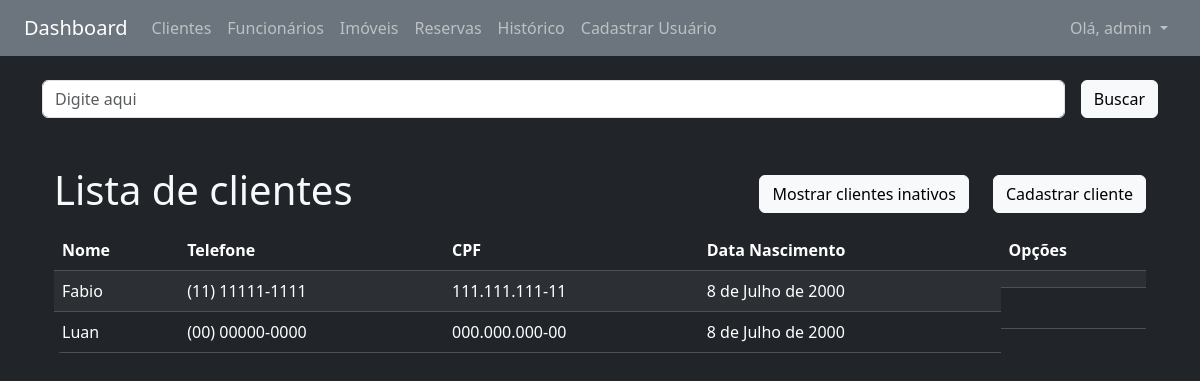
Before: /clientes/nome/ (signed in) with the older database file.
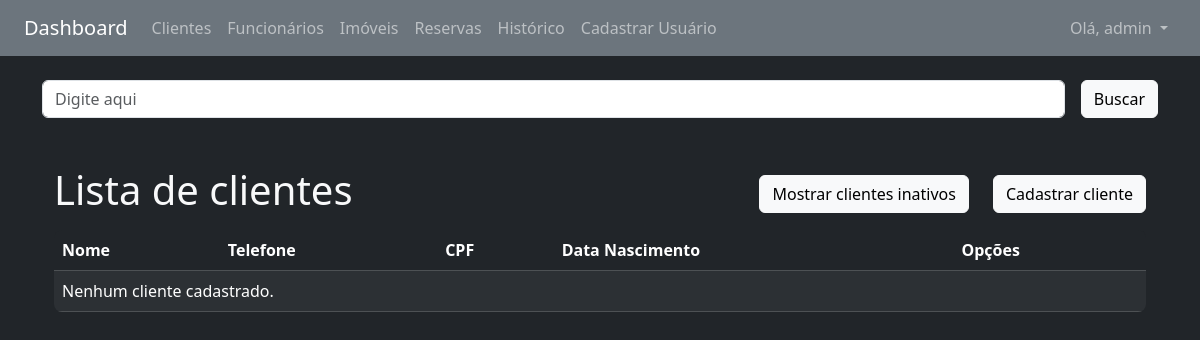
After: the same page with the newer database file.
### clientes/models.py (models this page shows, shortened)
class Cliente(models.Model):
    nome = models.CharField(max_length=100)
    telefone = models.CharField(max_length=20)
    cpf = models.CharField(max_length=14, unique=True)
    data_nascimento = models.DateField(null=True, blank=True)
    ativo = models.BooleanField(default=True)

### clientes/views.py (the view)
# urls.py: path('<campo>/', clientes, name="lista"),
@login_required
def clientes(request, campo):
    query = request.GET.get('busca', '')
    if campo == 'nome' and query:
        clientes = Cliente.objects.filter(ativo=True, nome__icontains=query)
    else:
        clientes = Cliente.objects.filter(ativo=True)
    if campo:
        campo_ordenacao = ORDENACAO_CLIENTES_LOOKUP.get(campo, 'nome')
        clientes = clientes.order_by(campo_ordenacao)
    dados = {'clientes': clientes, 'ativos': True,
             'query': query, 'campo': campo}
    return render(request, 'clientes/lista.html', dados)

### core/templatetags/format_filters.py (called while the page is built)
@register.filter
def format_cpf(value):
    cpf = re.sub(r'\D', '', value)
    if len(cpf) == 11:
        return f"{cpf[:3]}.{cpf[3:6]}.{cpf[6:9]}-{cpf[9:]}"
    return value

@register.filter
def format_telefone(value):
    telefone = re.sub(r'\D', '', value)
    if len(telefone) == 11:
        return f"({telefone[:2]}) {telefone[2:7]}-{telefone[7:]}"
    elif len(telefone) == 10:
        return f"({telefone[:2]}) {telefone[2:6]}-{telefone[6:]}"
    return value

### clientes/templates/clientes/lista.html (shortened to what this page needs)
{% extends 'base.html' %}
{% load heroicons %}
{% load format_filters %}
{% block content %}
{% include 'partials/_busca.html' %}
<div class="container-sm mt-5 d-flex justify-content-between align-items-center">
    <h1 class="h1">Lista de clientes</h1>
    <div class="d-flex gap-4">
        {% if ativos %}
        <a href="{% url 'clientes:lista_inativos' 'nome' %}" class="btn btn-light">Mostrar clientes inativos</a>
        {% else %}
        <a href="{% url 'clientes:lista' 'nome' %}" class="btn btn-light">Mostrar
            clientes ativos</a>
        {% endif %}
        <a href="{% url 'clientes:cadastrar' %}" class="btn btn-light">{% heroicon_outline "pencil-square" %} Cadastrar
            cliente</a>
    </div>
</div>
<div class="container-sm mt-2">
    <div class="bg-dark rounded-3 overflow-hidden">
        <table cellpadding="5" cellspacing="1" class="table table-dark table-striped mb-0">
            <thead>
                <tr>
                    <th>
                        {% if ativos %}
                        <a href="{% url 'clientes:lista' 'nome' %}" class="text-decoration-none text-white">
                            {% include "clientes/partials/link_nome.html" %}</a>
                        {% else %}
                        <a href="{% url 'clientes:lista_inativos' 'nome' %}" class="text-decoration-none text-white">
                            {% include "clientes/partials/link_nome.html" %}</a>
                        {% endif %}
                    </th>
                    <th>Telefone</th>
                    <th>CPF</th>
                    <th>
                        {% if ativos %}
                        <a href="{% url 'clientes:lista' 'data_nascimento' %}" class="text-decoration-none text-white">
                            {% include "clientes/partials/link_data.html" %}</a>
                        {% else %}
                        <a href="{% url 'clientes:lista_inativos' 'data_nascimento' %}"
                            class="text-decoration-none text-white">
                            {% include "clientes/partials/link_data.html" %}</a>
                        {% endif %}
                    </th>
                    <th>Opções</th>
                </tr>
            </thead>
            <tbody>
                {% for cliente in clientes %}
                <tr>
                    <td>{{ cliente.nome }}</td>
                    <td>{{ cliente.telefone|format_telefone }}</td>
                    <td>{{ cliente.cpf|format_cpf }}</td>
                    <td>{{ cliente.data_nascimento }}</td>
                    <td class="d-flex gap-4">
                    </td>
                </tr>
                {% empty %}
                <tr>
                    <td colspan="6">Nenhum cliente cadastrado.</td>
                </tr>
                {% endfor %}
            </tbody>
        </table>
    </div>
</div>
{% endblock %}

Changed rows visible on the page:
removed Cliente: nome "Fabio", telefone "(11) 11111-1111", cpf "111.111.111-11", data_nascimento "8 de Julho de 2000"
removed Cliente: nome "Luan", telefone "(00) 00000-0000", cpf "000.000.000-00", data_nascimento "8 de Julho de 2000"
Other visible differences:
text now shown: "Nenhum cliente cadastrado."
